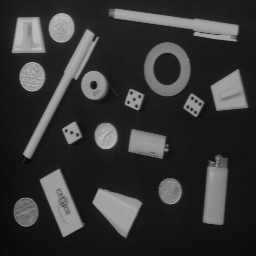
#> input picture Taller_3/images/OBJECTS.png, 256 x 256 px
$ jupyter execute Taller3.ipynb
#> lines starting #> are read from the running program, lines starting #| are printed output that depends on the picture; after the words box and inside, x2 and y2 are one past the last pixel; in counts of white or black regions, pixels touching at a corner belong together
# Taller 2: operaciones de transformación del histograma

### Sebastián Palma

### David Tobón Molina

[cell 1]
import matplotlib.pyplot as plt
import numpy as np
import cv2

from skimage import exposure

## Segmentación por umbralización

#### 1.2 Cargue la imagen de trabajo objects.png  y visualícela

[cell 2]
objects_img = cv2.imread('images/OBJECTS.png', cv2.IMREAD_GRAYSCALE)
#> objects_img is the input picture: shape (256, 256); min 7, max 188, mean 53.3

plt.imshow(objects_img, cmap='gray', vmin=0, vmax=255)
plt.axis('off')
plt.show()

#### 1.3 Visualice el histograma de la imagen de trabajo

[cell 3]
def get_histogram(img):
    return cv2.calcHist([img],[0],None,[256],[0,256])

[cell 4]
objects_hist = get_histogram(objects_img)
#> objects_hist = 256 values, max 3542 at index 21, min 0 at index 0, mean 256

plt.plot(objects_hist)
plt.show()
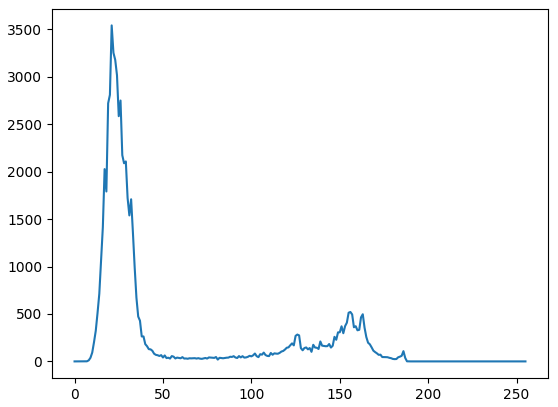
#> figure drawn by matplotlib, 1 panel; curve peaks at x = 21, y = 3542

#### 1.4 Aplique el algoritmo de umbralización global

[cell 5]
max_value = 255
thresh_value, thresh_image = cv2.threshold(objects_img, 60, max_value, cv2.THRESH_BINARY)
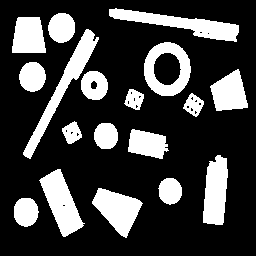
#> thresh_image: shape (256, 256); 24.7% white; 18 white regions, largest, box (x1, y1, x2, y2) and area: (109, 8, 239, 42) 1667, (23, 29, 99, 159) 1663, (39, 169, 85, 237) 1506

#### 1.5 Aplique el algoritmo de umbralización de Otsu con un solo valor

[cell 6]
otsu_value, otsu_image = cv2.threshold(objects_img, 0, max_value, cv2.THRESH_BINARY+cv2.THRESH_OTSU)
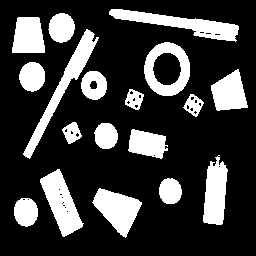
#> otsu_image: shape (256, 256); 23.5% white; 18 white regions, largest, box (x1, y1, x2, y2) and area: (109, 9, 239, 42) 1596, (23, 29, 99, 159) 1563, (40, 169, 84, 237) 1448
#> otsu_value = 84

[cell 7]
plt.figure(figsize=(18,6))

plt.subplot(1,3,1)
plt.title('Imagen original')
plt.imshow(objects_img, cmap='gray')

plt.subplot(1,3,2)
plt.title(f'Umbralización global (t={60})')
plt.imshow(thresh_image, cmap='gray')

plt.subplot(1,3,3)
plt.title(f'Umbralización Otsu (t={otsu_value})')
plt.imshow(otsu_image, cmap='gray')

plt.show()
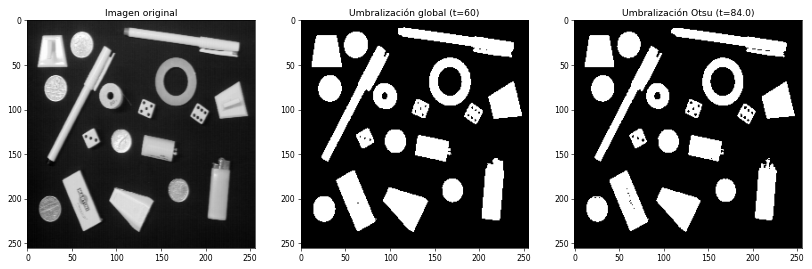
#> figure drawn by matplotlib, 3 panels

#### 1.6 Ahora introduzca ruido gaussiano aditivo con varianza de 0.001 y luego con varianza de 0.05. Visualice el histograma de la imagen resultante. ¿Qué sucede? ¿Por qué sucede esto?

[cell 8]
from skimage.util import random_noise

noised_image_001 = random_noise(objects_img, mode='gaussian', mean=0, var=0.001)
noised_image_05 = random_noise(objects_img, mode='gaussian', mean=0,  var=0.05)
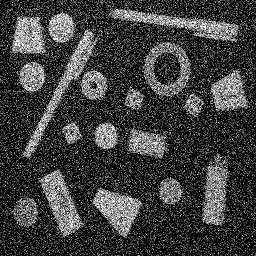
#> noised_image_05: shape (256, 256) float64; min 0, max 1, mean 0.245

noised_image_001 = (noised_image_001 * 255).astype(np.uint8)
noised_image_05 = (noised_image_05 * 255).astype(np.uint8)

noised_image_001_hist = get_histogram(noised_image_001)
#> noised_image_001_hist = 256 values, max 1925 at index 25, min 0 at index 205, mean 256
noised_image_05_hist = get_histogram(noised_image_05)
#> noised_image_05_hist = 256 values, max 17102 at index 0, min 11 at index 252, mean 256

plt.figure(figsize=(24, 12))

plt.subplot(2, 3, 1)
plt.imshow(objects_img, cmap='gray')
plt.axis('off')

plt.subplot(2, 3, 2)
plt.imshow(noised_image_001, cmap='gray')
plt.axis('off')

plt.subplot(2, 3, 3)
plt.imshow(noised_image_05, cmap='gray')
plt.axis('off')

plt.subplot(2, 3, 4)
plt.plot(objects_hist)
plt.title('Histograma de la imagen original')

plt.subplot(2, 3, 5)
plt.plot(noised_image_001_hist)
plt.title('Histograma de la imagen con ruido gaussiano (var=0.001)')

plt.subplot(2, 3, 6)
plt.plot(noised_image_05_hist)
plt.title('Histograma de la imagen con ruido gaussiano (var=0.05)')

plt.show()
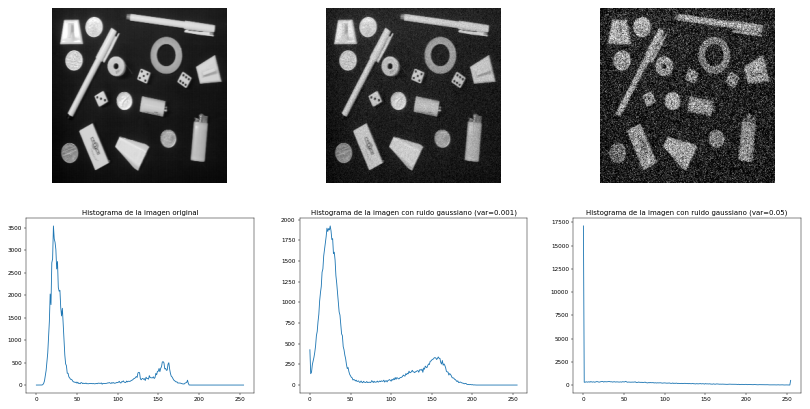
#> figure drawn by matplotlib, 6 panels; panel 4: curve peaks at x = 21, y = 3542; panel 5: curve peaks at x = 25, y = 1925; panel 6: curve peaks at x = 0, y = 17102

Cuando la varianza del ruido es baja ($\sigma^2$ = 0.001), los picos del histograma que representan los valores de fondo (rango [10, 50]) y de los objetos (rango [100, 200]) incrementan su rango, pudiendose decir que se hacen más anchos: el pico que representa los valores de fondo se extiende poco, de [10,50] a [0, 50], pero se ve menos filudo porque los valores se distribuyen de manera más uniforme, ya el pico no es en 3500, sino en 1900. Adicionalmente, el valle que separa a ambos picos se vuelve menos profundo y más corto, implicando una mezcla entre los valores de intensidad de los objetos y el fondo. De todos modos, se observa que la estructura bimodal del histograma se mantiene.

Cuando la varianza del ruido es más alta ($\sigma^2$ = 0.001$), la estructura bimodal del histograma desaparece, mostrando qye no hay una distinción clara entre los objetos y el fondo. Además, hay un aplanamiento drástico del hitograma, donde solo presenta un pico en 0. Este pico también se explica dado que al sumar valores que pueden estar más alejados del valor original del píxel, los valores resultantes pueden ser negativos, por lo que recortan en 0 para cumplir con el rango de valores de la imagen.

Esto sucede porque al sumar ruido gaussiano, se le está sumando una variable aleatorio $N(0, \sigma^2)$ a las intensidades de los píxeles. Esto mueve los valores de los píxeles de manera aleatoria, y a mayor varianza, más ancha es la distribución de la variable aleatoria, por lo que el histograma original se aplana más. Esto se puede observar en la gráfica generada por el siguiente bloque de código (tener en cuenta que para esta suma los valores de intensidad de la imagen se convierten al rango [0, 1]).

[cell 9]
from scipy.stats import norm

x = np.linspace(-0.8, 0.8, 1000)

var1 = 0.001
std1 = np.sqrt(var1)
var2 = 0.05
std2 = np.sqrt(var2)

# genrar las distribuiones de probabilidad que representan el ruido
y1 = norm.pdf(x, 0, std1)
y2 = norm.pdf(x, 0, std2)

plt.figure(figsize=(10, 6))
plt.plot(x, y1, label=f'Ruido bajo (var={var1})', color='blue', linewidth=2)
plt.plot(x, y2, label=f'Ruido alto (var={var2})', color='red', linewidth=2)
plt.fill_between(x, y1, alpha=0.1, color='blue')
plt.fill_between(x, y2, alpha=0.1, color='red')

plt.title('Comparación de distribuciones de ruido gaussiano')
plt.xlabel('Posibles valores del ruido que se suman a los píxeles de la imagen')
plt.ylabel('Densidad de probabilidad')
plt.legend()
plt.grid(True, alpha=0.3)
plt.show()
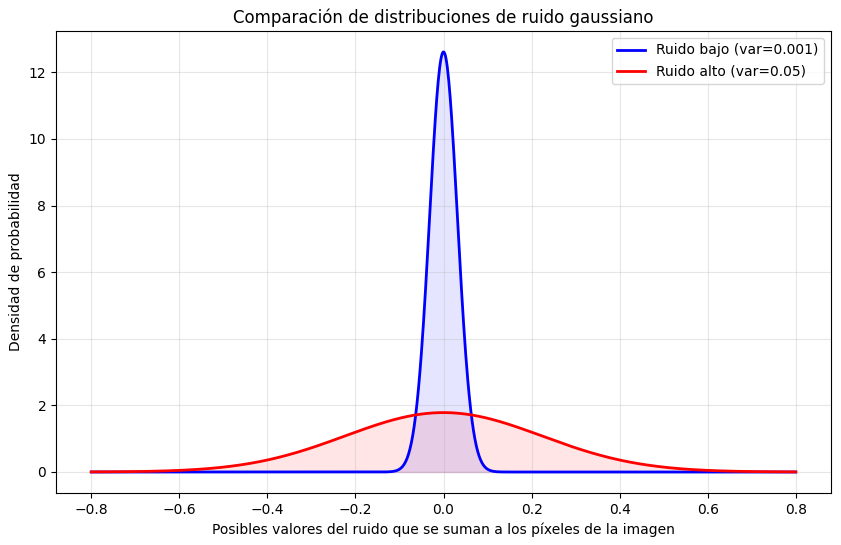
#> figure drawn by matplotlib, 1 panel; curve peaks at x = -0.000801, y = 12.61; curve peaks at x = -0.000801, y = 1.78

$ run again, with Taller_3/images/CHEST.png copied over Taller_3/images/OBJECTS.png
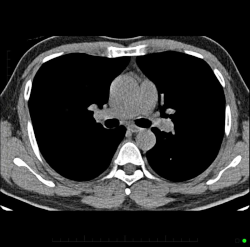
#> input picture Taller_3/images/CHEST.png, 250 x 247 px
#> objects_hist = 256 values, max 35842 at index 0, min 7 at index 206, mean 241.2
#> `thresh_value, thresh_image = cv2.threshold(objects_img, 60, max_value,..`:
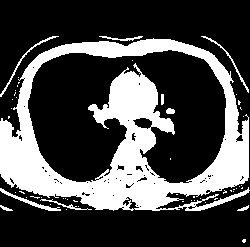
#> thresh_image: shape (247, 250); 28.9% white; 54 white regions (44 under 20 px), largest, box (x1, y1, x2, y2) and area: (0, 38, 250, 211) 16891, (0, 188, 61, 211) 213, (0, 36, 59, 97) 171
#> otsu_image: shape (247, 250); 27.2% white; 47 white regions (36 under 20 px), largest, box (x1, y1, x2, y2) and area: (0, 39, 249, 210) 15678, (186, 188, 249, 211) 247, (0, 188, 61, 211) 188
#> otsu_value = 74
#> `noised_image_05 = random_noise(objects_img, mode='gaussian', mean=0,  ..`:
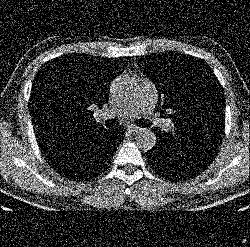
#> noised_image_05: shape (247, 250) float64; min 0, max 1, mean 0.227
#> noised_image_001_hist = 256 values, max 20463 at index 0, min 9 at index 199, mean 241.2
#> noised_image_05_hist = 256 values, max 21002 at index 0, min 20 at index 250, mean 241.2
